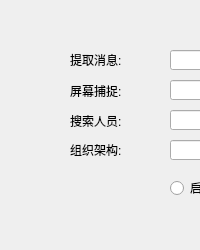
                 <widget class="QWidget" name="page_hotkey">
                  <layout class="QVBoxLayout" name="verticalLayout_3">
                   <property name="spacing">
                    <number>0</number>
                   </property>
                   <property name="leftMargin">
                    <number>70</number>
                   </property>
                   <property name="topMargin">
                    <number>50</number>
                   </property>
                   <property name="rightMargin">
                    <number>0</number>
                   </property>
                   <property name="bottomMargin">
                    <number>0</number>
                   </property>
                   <item>
                    <widget class="QWidget" name="widget_8" native="true">
                     <property name="enabled">
                      <bool>true</bool>
                     </property>
                     <property name="minimumSize">
                      <size>
                       <width>0</width>
                       <height>160</height>
                      </size>
                     </property>
                     <property name="maximumSize">
                      <size>
                       <width>500</width>
                       <height>180</height>
                      </size>
                     </property>
                     <widget class="QLabel" name="label_3">
                      <property name="geometry">
                       <rect>
                        <x>0</x>
                        <y>2</y>
                        <width>54</width>
                        <height>16</height>
                       </rect>
                      </property>
                      <property name="text">
                       <string>提取消息:</string>
                      </property>
                     </widget>
                     <widget class="QLabel" name="label_4">
                      <property name="geometry">
                       <rect>
                        <x>0</x>
                        <y>35</y>
                        <width>54</width>
                        <height>12</height>
                       </rect>
                      </property>
                      <property name="text">
                       <string>屏幕捕捉:</string>
                      </property>
                     </widget>
                     <widget class="QLabel" name="label_5">
                      <property name="geometry">
                       <rect>
                        <x>0</x>
                        <y>65</y>
                        <width>54</width>
                        <height>12</height>
                       </rect>
                      </property>
                      <property name="text">
                       <string>搜索人员:</string>
                      </property>
                     </widget>
                     <widget class="LineEdit" name="lineEdit_message">
                      <property name="enabled">
                       <bool>true</bool>
                      </property>
                      <property name="geometry">
                       <rect>
                        <x>100</x>
                        <y>0</y>
                        <width>181</width>
                        <height>20</height>
                       </rect>
                      </property>
                      <property name="readOnly">
                       <bool>true</bool>
                      </property>
                     </widget>
                     <widget class="LineEdit" name="lineEdit_screen">
                      <property name="enabled">
                       <bool>true</bool>
                      </property>
                      <property name="geometry">
                       <rect>
                        <x>100</x>
                        <y>30</y>
                        <width>181</width>
                        <height>20</height>
                       </rect>
                      </property>
                      <property name="readOnly">
                       <bool>true</bool>
                      </property>
                     </widget>
                     <widget class="LineEdit" name="lineEdit_search">
                      <property name="enabled">
                       <bool>true</bool>
                      </property>
                      <property name="geometry">
                       <rect>
                        <x>100</x>
                        <y>60</y>
                        <width>181</width>
                        <height>20</height>
                       </rect>
                      </property>
                      <property name="readOnly">
                       <bool>true</bool>
                      </property>
                     </widget>
                     <widget class="QLabel" name="label_7">
                      <property name="geometry">
                       <rect>
                        <x>0</x>
                        <y>94</y>
                        <width>71</width>
                        <height>12</height>
                       </rect>
                      </property>
                      <property name="text">
                       <string>组织架构:</string>
                      </property>
                     </widget>
                     <widget class="LineEdit" name="lineEdit_mbord">
                      <property name="enabled">
                       <bool>true</bool>
                      </property>
                      <property name="geometry">
                       <rect>
                        <x>100</x>
                        <y>90</y>
                        <width>181</width>
                        <height>20</height>
                       </rect>
                      </property>
                      <property name="readOnly">
                       <bool>true</bool>
                      </property>
                     </widget>
                     <widget class="QRadioButton" name="radioEnableButton">
                      <property name="geometry">
                       <rect>
                        <x>100</x>
                        <y>130</y>
                        <width>89</width>
                        <height>16</height>
                       </rect>
                      </property>
                      <property name="text">
                       <string>启用热键</string>
                      </property>
                     </widget>
                     <widget class="QRadioButton" name="radioUnEnableButton">
                      <property name="geometry">
                       <rect>
                        <x>210</x>
                        <y>130</y>
                        <width>89</width>
                        <height>16</height>
                       </rect>
                      </property>
                      <property name="text">
                       <string>禁用热键</string>
                      </property>
                     </widget>
                    </widget>
                   </item>
                   <item>
                    <spacer name="verticalSpacer_3">
                     <property name="orientation">
                      <enum>Qt::Vertical</enum>
                     </property>
                     <property name="sizeHint" stdset="0">
                      <size>
                       <width>20</width>
                       <height>40</height>
                      </size>
                     </property>
                    </spacer>
                   </item>
                  </layout>
                 </widget>
